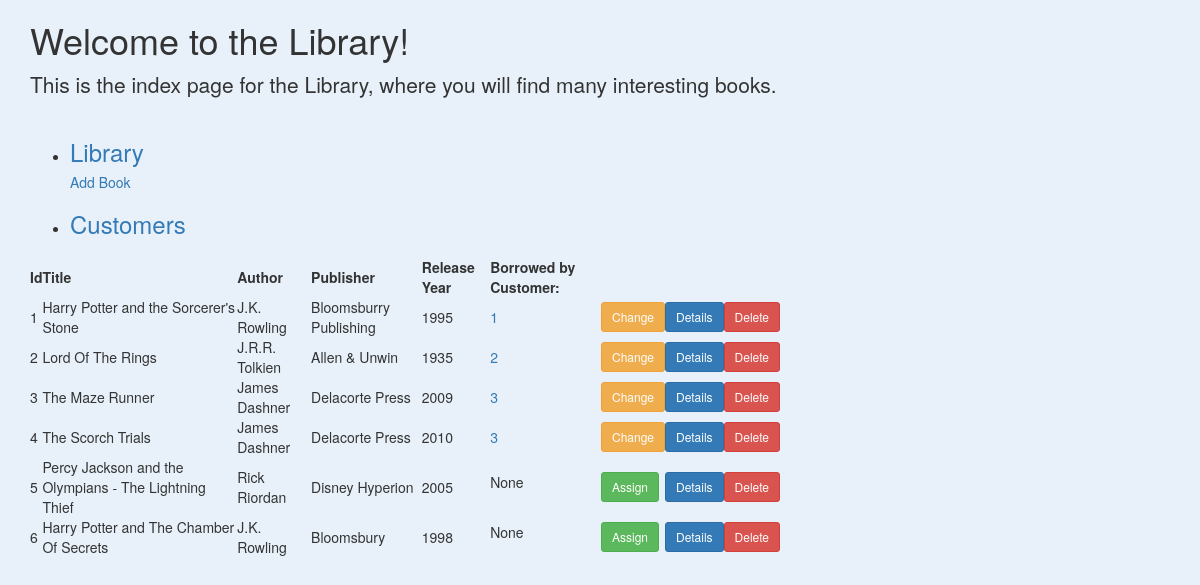
The page / on the database its author committed.
### app.py (models this page shows, shortened)
class Book(db.Model):
    __tablename__ = 'books'
    id = db.Column(db.Integer, primary_key=True)
    title = db.Column(db.String)
    author_name = db.Column(db.String)
    publisher_name = db.Column(db.String)
    release_year = db.Column(db.Integer)
    customer_id = db.Column(db.Integer)

### app.py (the view)
@app.route('/')
def index():
    return render_template('index.html', book = Book.query.all())

### templates/index.html (shortened to what this page needs)
{% extends 'bootstrap/base.html' %} {% block styles %} {{ super() }}
{% endblock %} {% block title %} Library {% endblock %} {% block content %}
<div class="container">
    <div class="row">
        <div class="col-md-10 col-lg-8 mx-lg-auto mx-md-auto">
            <h1 class="pt-5 pb-2">Welcome to the Library!</h1>
            <p class="lead">This is the index page for the Library, where you will find many interesting books.</p>
            <ul class="Links">
                <li>
                    <h3>
                        <a href="{{ url_for('index') }}">Library</a>
                    </h3>
                    <h5>
                        <a href="{{ url_for('new') }}">Add Book</a>
                    </h5>
                </li>
                <li>
                    <h3>
                        <a href="{{ url_for('customers') }}">Customers</a>
                    </h3>
                </li>
            </ul>
            <table>
                <thead>
                    <tr>
                        <th>Id</th>
                        <th>Title</th>
                        <th>Author</th>
                        <th>Publisher</th>
                        <th>Release Year</th>
                        <th>Borrowed by Customer:</th>
                    </tr>
                </thead>
                <tbody>
                    {% for book in book %}
                    <tr>
                        <td>{{ book.id }}</td>
                        <td>{{ book.title }}</td>
                        <td>{{ book.author_name }}</td>
                        <td>{{ book.publisher_name }}</td>
                        <td>{{ book.release_year }}</td>
                        {% if book.customer_id is not none %}
                            <td><a href="/customers/{{book.customer_id}}">{{book.customer_id}}</a></td>
                            <td>
                                <a href={{book.id}}/change>
                                    <button class="btn btn-warning btn-sm">Change</button>
                                </a>
                            </td>
                        {% else %}
                            <td><p>None</p></td>
                            <td><a href={{book.id}}/assign>
                                <button class="btn btn-success btn-sm">Assign</button>
                            </a></td>
                        {% endif %}
                        <td>
                            <a href={{book.id}}>
                                <button class="btn btn-primary btn-sm">Details</button>
                            </a>
                        </td>
                        <td>
                            <a href={{book.id}}/delete>
                                <button class="btn btn-danger btn-sm">Delete</button>
                            </a>
                        </td>
                    </tr>
                    {% endfor %}
                </tbody>
            </table>
        </div>
    </div>
</div>
{% endblock %}

### templates/index.html (style rules this page uses)
body { background: #e8f1f9; }
ul { display: inline-block; }

### rows shown on the page
Book: id "1", title "Harry Potter and the Sorcerer's Stone", author_name "J.K. Rowling", publisher_name "Bloomsburry Publishing", release_year "1995", customer_id "1"
Book: id "2", title "Lord Of The Rings", author_name "J.R.R. Tolkien", publisher_name "Allen & Unwin", release_year "1935", customer_id "2"
Book: id "3", title "The Maze Runner", author_name "James Dashner", publisher_name "Delacorte Press", release_year "2009", customer_id "3"
Book: id "4", title "The Scorch Trials", author_name "James Dashner", publisher_name "Delacorte Press", release_year "2010", customer_id "3"
Book: id "5", title "Percy Jackson and the Olympians - The Lightning Thief", author_name "Rick Riordan", publisher_name "Disney Hyperion", release_year "2005"
Book: id "6", title "Harry Potter and The Chamber Of Secrets", author_name "J.K. Rowling", publisher_name "Bloomsbury", release_year "1998"
